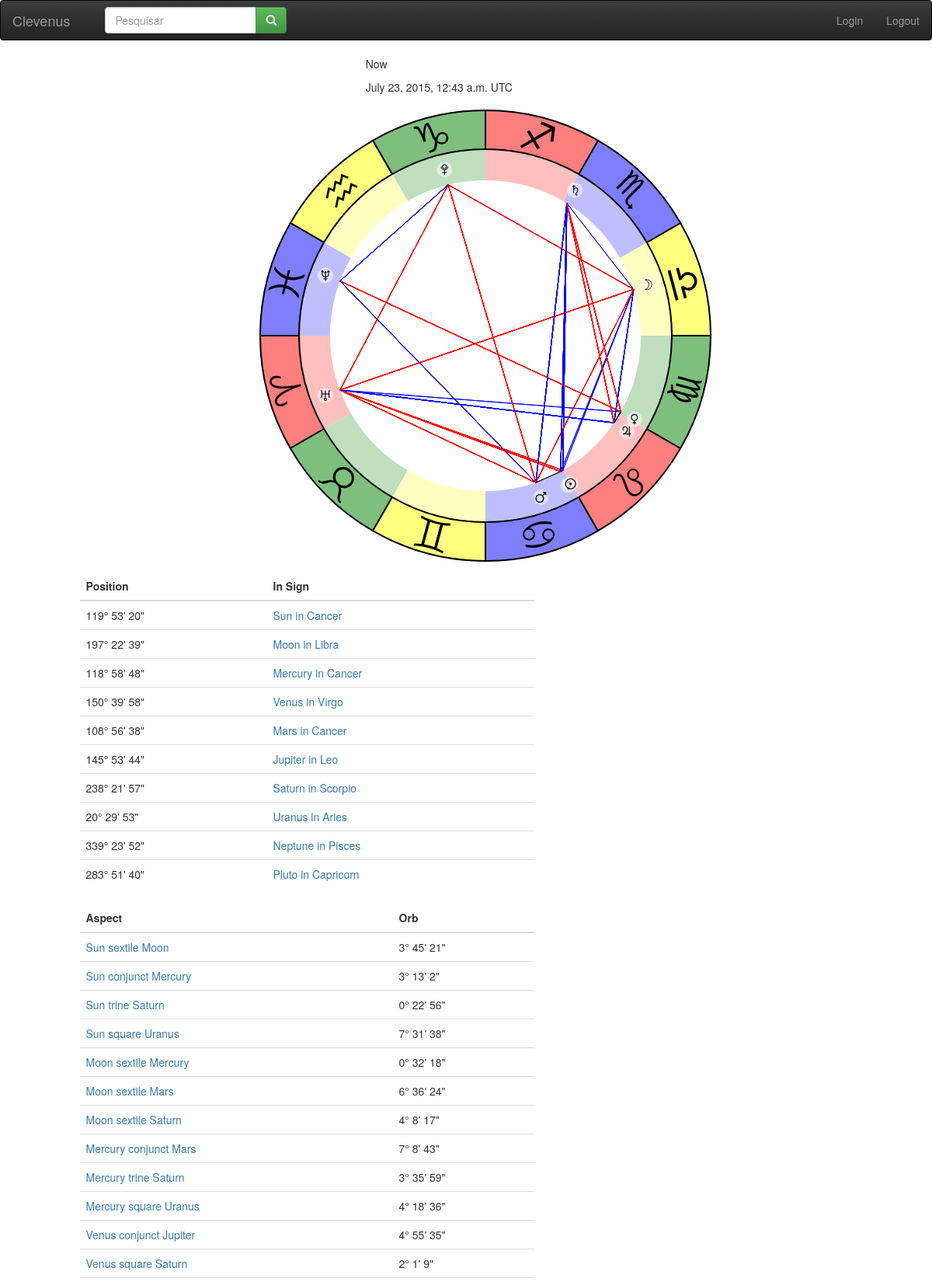
Page /chart/1 (upper part) on the committed database.
### charts/models.py (models this page shows, shortened)
class Chart(models.Model):
    N_PLANETS = swe.NPLANETS
    user = models.ForeignKey(UserProfile, related_name='charts')
    name = models.CharField(max_length=256)
    date = models.DateField()
    time = models.TimeField(null=True, blank=True)
    datetime = models.DateTimeField()
    city = models.ForeignKey(City, null=True, blank=True)
    city_name = models.CharField(max_length=512, null=True, blank=True)
    lat = models.FloatField(null=True, blank=True)
    lng = models.FloatField(null=True, blank=True)
    sun = models.FloatField(_('Sun'))
    moon = models.FloatField(_('Moon'))
    mercury = models.FloatField(_('Mercury'))
    venus = models.FloatField(_('Venus'))
    mars = models.FloatField(_('Mars'))
    jupiter = models.FloatField(_('Jupiter'))
    saturn = models.FloatField(_('Saturn'))
    uranus = models.FloatField(_('Uranus'))
    neptune = models.FloatField(_('Neptune'))
    pluto = models.FloatField(_('Pluto'))
    mean_node = models.FloatField()
    true_node = models.FloatField()
    mean_apog = models.FloatField()
    oscu_apog = models.FloatField()
    earth = models.FloatField()
    chiron = models.FloatField()
    pholus = models.FloatField()
    ceres = models.FloatField()
    pallas = models.FloatField()
    juno = models.FloatField()
    vesta = models.FloatField()
    intp_apog = models.FloatField()
    intp_perg = models.FloatField()
    house_1 = models.FloatField(null=True, blank=True)
    house_2 = models.FloatField(null=True, blank=True)
    house_3 = models.FloatField(null=True, blank=True)
    house_4 = models.FloatField(null=True, blank=True)
    house_5 = models.FloatField(null=True, blank=True)
    house_6 = models.FloatField(null=True, blank=True)
    house_7 = models.FloatField(null=True, blank=True)
    house_8 = models.FloatField(null=True, blank=True)
    house_9 = models.FloatField(null=True, blank=True)
    house_10 = models.FloatField(null=True, blank=True)
    house_11 = models.FloatField(null=True, blank=True)
    house_12 = models.FloatField(null=True, blank=True)
    planet_positions = models.ManyToManyField(Planet, through=PlanetPosition)
    planets_in_signs = models.ManyToManyField(PlanetInSign)
    planets_in_houses = models.ManyToManyField(PlanetInHouse)
    houses_in_signs = models.ManyToManyField(HouseInSign)
    aspects = models.ManyToManyField(Aspect, through=ChartAspect)
    created = models.DateTimeField(auto_now_add=True)
    modified = models.DateTimeField(auto_now=True)

class PlanetPosition(models.Model):
    name = models.CharField(max_length=256)
    chart = models.ForeignKey('Chart')
    planet = models.ForeignKey(Planet)
    sign = models.ForeignKey(Sign)
    asc = models.FloatField(default=0)
    house = models.ForeignKey(House, null=True, blank=True)
    angle = models.FloatField()
    speed = models.FloatField()
    planet_in_sign = models.ForeignKey(PlanetInSign)
    planet_in_house = models.ForeignKey(PlanetInHouse, null=True, blank=True)
    def get_x(self, planet_radius=220, chart_center_x=300):
        x = cos((self.angle+180-self.asc)*pi/180.0) * planet_radius + chart_center_x
        return x
    def get_y(self, planet_radius=220, chart_center_y=300):
        y = -sin((self.angle+180-self.asc)*pi/180.0) * planet_radius + chart_center_y
        return y
    def get_x_aspect(self):
        return self.get_x(planet_radius=200)
    def get_y_aspect(self):
        return self.get_y(planet_radius=200)
    def get_chart_params(self, planet_radius=220, planet_size=7, planet_circle=10):
        params = dict()
        planet_scale = planet_size*2/100.0
        chart_center_x = 300
        chart_center_y = 300
        p_x = self.get_x()
        p_y = self.get_y()
        visibility = True
        params[self.planet.code+'_visibility'] = 'visible' if visibility else 'hidden'
        params[self.planet.code+'_x'] = p_x
        params[self.planet.code+'_y'] = p_y
        params[self.planet.code+'_circle'] = planet_circle
        params[self.planet.code+'_scale'] = planet_scale
        params[self.planet.code+'_x_corner'] = p_x - planet_size
        params[self.planet.code+'_y_corner'] = p_y - planet_size
        return params

class ChartAspect(models.Model):
    name = models.CharField(max_length=256)
    chart = models.ForeignKey('Chart')
    aspect = models.ForeignKey(Aspect)
    angle = models.FloatField()
    exact = models.FloatField()
    diff = models.FloatField()
    p1 = models.ForeignKey(PlanetPosition, verbose_name='First Planet', related_name='chart_aspects_first')
    p2 = models.ForeignKey(PlanetPosition, verbose_name='Second Planet', related_name='chart_aspects_second')
    asc = models.FloatField(default=0)
    def get_svg(self, asc=0):
        params = dict()
        params['id'] = '%s_%s_aspect' % (self.p1.planet.code, self.p2.planet.code)
        params['x1'] = self.p1.get_x_aspect()
        params['y1'] = self.p1.get_y_aspect()
        params['x2'] = self.p2.get_x_aspect()
        params['y2'] = self.p2.get_y_aspect()
        color = 'black'
        if self.exact == 60 or self.exact==120:
            color = 'blue'
        if self.exact == 90 or self.exact == 180:
            color = 'red'
        params['color'] = color
        svg = '<svg class="svg_aspect"><line id="{id}" x1="{x1}" y1="{y1}" x2="{x2}" y2="{y2}" style="stroke:{color};stroke-width:1"></line></svg>'.format(**params)
        return svg

### astro/models.py (models this page shows, shortened)
class Interpretable(models.Model):
    iname = models.CharField(max_length=20, unique=True)
    def __unicode__(self):
        return self.iname

class Planet(Interpretable):
    index = models.IntegerField(unique=True)
    name = models.CharField(max_length=20, unique=True)
    code = models.CharField(max_length=20, unique=True)
    slug = models.SlugField()

class Interpretable(models.Model):
    iname = models.CharField(max_length=20, unique=True)
    def __unicode__(self):
        return self.iname

### charts/views.py (the view)
# urls.py: url(r'(?P<chart_id>\d*)', chartView),
def chartView(request, chart_id):
    chart = get_object_or_404(Chart, pk=chart_id)
    planets = chart.planetposition_set.all().select_related('planet',  'sign', 'house')[:10]
    aspects = chart.chartaspect_set.filter(diff__lt=10, p1__planet__index__lt=10, p2__planet__index__lt=10).select_related('p1__planet', 'p2__planet', 'aspect')
    params = dict()
    asc = chart.house_1
    params['asc'] = asc
    for p in planets:
        params.update(p.get_chart_params())
    params['chart'] = chart
    params['planets'] = planets
    params['aspects'] = aspects
    params['action'] = '/chart/post'
    return render(request, 'charts/detail.html', params)

### charts/templatetags/chart_tags.py (called while the page is built)
@register.filter
def dms(value):
    mnt, sec = divmod(value*3600, 60)
    deg, mnt = divmod(mnt, 60)
    deg, mnt, sec = int(deg), int(mnt), int(sec)
    return u"%s° %s' %s\"" % (deg, mnt, sec)

### charts/templates/charts/detail.html (shortened to what this page needs)
{% extends 'base.html' %}
{% load chart_tags %}
{% block content %}
    <div class="container">
    <div class="row row-centered">
        <div class="col-xs-3 col-centered"><p>{{ chart.name }}</p></div>
    </div>
    <div class="row row-centered">
        <div class="col-xs-3 col-centered"><p>{{ chart.datetime }} {{ chart.datetime.tzinfo }}</p></div>
    </div>
    <div class="row row-centered">
        <div class="col-xs-6 col-centered">
        </div>
    </div>
</div>
    <div class="row">
        <div class="col-md-6 col-md-offset-1">
            <table class="table">
                <thead>
                <tr>
                    <th >Position</th>
                    <th>In Sign</th>
                </tr>
                </thead>
                <tbody>
                {% for planet in planets %}
                    <tr>
                        <td>{{ planet.angle|dms }}</td>
                        <td>
                            <a href="{% url 'planet-in-sign' planet.planet.slug planet.sign.slug %}">{{ planet.planet.name }}
                                in {{ planet.sign }}</a></td>
                    </tr>
                {% endfor %}
                </tbody>
            </table>
        </div>
    </div>
    <div class="row">
        <div class="col-md-6 col-md-offset-1">
            <table class="table">
                <thead>
                <tr>
                    <th data-sortable="true">Aspect</th>
                    <th data-sortable="true">Orb</th>
                </tr>
                </thead>
                <tbody>
                {% for aspect in aspects %}
                    <tr>
                        <td>
                            <a href="{% url 'aspect' aspect.p1.planet.slug aspect.aspect.type aspect.p2.planet.slug %}">{{ aspect.aspect }}</a>
                        </td>
                        <td>{{ aspect.diff|dms }}</td>
                    </tr>
                {% endfor %}
                </tbody>
            </table>
        </div>
    </div>
{% endblock %}

### templates/base.html (shortened to what this page needs)
{% load staticfiles %}
<!DOCTYPE html>
<html lang="pt-br">
<head>
    <link rel="stylesheet" href="https://maxcdn.bootstrapcdn.com/bootstrap/3.3.5/css/bootstrap.min.css">
    <link rel="stylesheet" href="https://maxcdn.bootstrapcdn.com/bootstrap/3.3.5/css/bootstrap-theme.min.css">
    <link rel="stylesheet" href="{% static "clevenus/navbar.css" %}">
</head>
<body>
{% include 'navbar.html' %}
    {% block content %}
    {% endblock %}
</body>
</html>

### templates/navbar.html (shortened to what this page needs)
				<div class="navbar navbar-inverse" role="navigation">
					<div class="navbar-header">
				        <a class="navbar-brand" rel="home" href="/" title="Interpretações Astrológicas">Clevenus</a>
				    </div>
				    <div class="collapse navbar-collapse navbar-ex1-collapse">
				    	<div class="col-sm-8 col-md-8">
					    	<form class="navbar-form" role="search" method="get" id="search-form" name="search-form">
						        <div class="input-group">
						            <input type="text" class="form-control" placeholder="Pesquisar" id="query" name="search" value="">
							            <div class="input-group-btn">
						            <button type="submit" class="btn btn-success"><span class="glyphicon glyphicon-search"></span></button>
						            </div>
						        </div>
					        </form>
				        </div>
						<ul class="nav navbar-nav navbar-right">
                            {% if user.username %}
                                <li><a data-toggle="modal" href="#" data-target="#">{{ user.username }}</a></li>
                            {% else %}
                                <li><a data-toggle="modal" href="{% url 'login' %}" data-target="/accounts/login/">Login</a></li>
                            {% endif %}
							<li><a data-toggle="modal" href="{% url 'logout' %}" data-target="/accounts/logout/">Logout</a></li>
						</ul>
				    </div>
				</div>

### static/clevenus/navbar.css (style rules this page uses)
.row-centered { text-align:center; }
.col-centered { display: inline-block; float: none; text-align: left; margin-right: -4px; }

### rows in the picture
Chart: name "Now", datetime "July 23, 2015, 12:43 a.m.", datetime.tzinfo "UTC"
PlanetPosition: angle|dms "119° 53' 20\"", planet.name "Sun", sign "Cancer"
PlanetPosition: angle|dms "197° 22' 39\"", planet.name "Moon", sign "Libra"
PlanetPosition: angle|dms "118° 58' 48\"", planet.name "Mercury", sign "Cancer"
PlanetPosition: angle|dms "150° 39' 58\"", planet.name "Venus", sign "Virgo"
PlanetPosition: angle|dms "108° 56' 38\"", planet.name "Mars", sign "Cancer"
PlanetPosition: angle|dms "145° 53' 44\"", planet.name "Jupiter", sign "Leo"
PlanetPosition: angle|dms "238° 21' 57\"", planet.name "Saturn", sign "Scorpio"
PlanetPosition: angle|dms "20° 29' 53\"", planet.name "Uranus", sign "Aries"
PlanetPosition: angle|dms "339° 23' 52\"", planet.name "Neptune", sign "Pisces"
PlanetPosition: angle|dms "283° 51' 40\"", planet.name "Pluto", sign "Capricorn"
ChartAspect: aspect "Sun sextile Moon", diff|dms "3° 45' 21\""
ChartAspect: aspect "Sun conjunct Mercury", diff|dms "3° 13' 2\""
ChartAspect: aspect "Sun trine Saturn", diff|dms "0° 22' 56\""
ChartAspect: aspect "Sun square Uranus", diff|dms "7° 31' 38\""
ChartAspect: aspect "Moon sextile Mercury", diff|dms "0° 32' 18\""
ChartAspect: aspect "Moon sextile Mars", diff|dms "6° 36' 24\""
ChartAspect: aspect "Moon sextile Saturn", diff|dms "4° 8' 17\""
ChartAspect: aspect "Mercury conjunct Mars", diff|dms "7° 8' 43\""
ChartAspect: aspect "Mercury trine Saturn", diff|dms "3° 35' 59\""
ChartAspect: aspect "Mercury square Uranus", diff|dms "4° 18' 36\""
ChartAspect: aspect "Venus conjunct Jupiter", diff|dms "4° 55' 35\""
ChartAspect: aspect "Venus square Saturn", diff|dms "2° 1' 9\""
